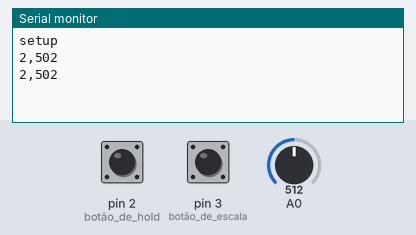
Bench run of a sketch on a simulated Arduino Uno, built with avr-gcc and run on an emulated ATmega328P. Shown: the last lines printed to the serial monitor. Inputs (shaded band) come from the test bench; at power-on: pin 3 (botão_de_escala) LOW, A0 = 512, pin 2 (botão_de_hold) LOW.

Above: at 1.3 s.
1.4 s: pin 3 (botão_de_escala) pulled HIGH for 0.3 s
At 1.9 s:
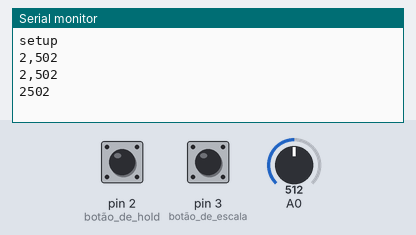
3.5 s: A0 set to 716
At 3.9 s:
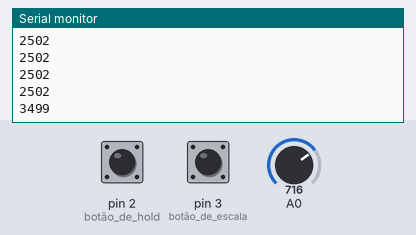
5.0 s: pin 3 (botão_de_escala) pulled HIGH for 1 s
At 5.4 s:
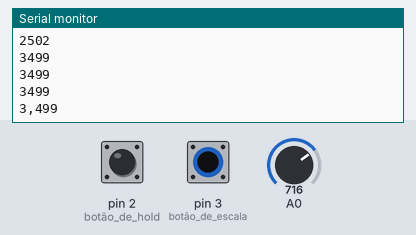
7.5 s: A0 set to 900
At 7.9 s:
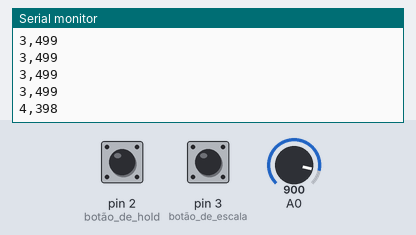
Timing chart, 0 to 10.0 s (numbered marks = the images above; inputs shaded):
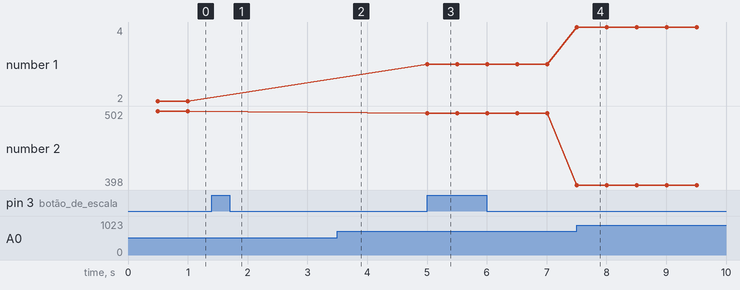

Measured:
- after the input at 1.4 s, the serial monitor: prints a new line after 0.10 s (image 1)
- after the input at 3.5 s, the serial monitor: prints a new line at once (image 2)
- after the input at 5.0 s, the serial monitor: prints a new line at once (image 3)
- after the input at 7.5 s, the serial monitor: prints a new line at once (image 4)
- plotted number 1: 2 → 3 after the input at 5.0 s, 3 → 4 after the input at 7.5 s
- plotted number 2: 502 → 499 after the input at 5.0 s, 499 → 398 after the input at 7.5 s

The sketch:

voltimetro_turbinado.ino
```cpp
volatile int botao_escala = 0;

enum State_t {
  WAIT = 0,
  ADQUIRE_ENTRADAS = 1,
  PROCESSA_V = 2,
  PROCESSA_mV = 3,
  IMPRIME_SAIDA = 4
};

State_t estado = WAIT;

void botao_isr(){
    static unsigned long ultima_interrupcao = 0;
    static unsigned long tempo_botao = 50;

    unsigned long agora = millis();

    if (agora - ultima_interrupcao >= tempo_botao) {
      botao_escala = 1;
      ultima_interrupcao = agora;
    }
}

void setup() {
  // Inicializar HW
  pinMode(2, INPUT);     // botão de hold
  pinMode(3, INPUT);     // botão de escala
  Serial.begin(115200);
  attachInterrupt(digitalPinToInterrupt(3), botao_isr, RISING);
  Serial.println("setup");

}

unsigned long medida;
unsigned long parte_decimal = 0;
unsigned long parte_inteira = 0;

State_t processo_atual = PROCESSA_V;

int a0 = 0;
int botao_hold = 0;

void loop() {
  // Atualizar entrada
  noInterrupts();
  int b = botao_escala;
  botao_escala = 0;
  interrupts();

  // Estados
  switch (estado){
    case WAIT:
      estado = ADQUIRE_ENTRADAS;
      delay(500);
      break;

    case ADQUIRE_ENTRADAS:
      a0 = analogRead(A0);
      botao_hold = digitalRead(2);

      if (b == 1 ) {
        if (processo_atual == PROCESSA_V){
          estado = PROCESSA_mV;

        } else if (processo_atual == PROCESSA_mV) {
          estado = PROCESSA_V;

        }
      } else {
        estado = processo_atual;
      }

      processo_atual = estado;

      attachInterrupt(digitalPinToInterrupt(3), botao_isr, RISING);
      break;

    case PROCESSA_V:
      if (botao_hold == 1){
        estado = WAIT;
      } else {
        estado = IMPRIME_SAIDA;
        medida = (((long) analogRead(A0)) * ((long) 5000000 / (long) 1023)) / 1000;
        parte_inteira = medida / 1000;
        parte_decimal = medida - (parte_inteira * 1000);
      }
      break;

    case PROCESSA_mV:
      if (botao_hold == 1){
        estado = WAIT;
      } else {
        estado = IMPRIME_SAIDA;
        medida = (((long) a0) * ((long) 5000000 / (long) 1023)) / 1000;
      }
      break;

    case IMPRIME_SAIDA:
      estado = WAIT;

      if (processo_atual == PROCESSA_V) {
        Serial.print(parte_inteira);
        Serial.print(",");
        Serial.println(parte_decimal);
      }
      else Serial.println(medida);
      break;
  }
}
```
